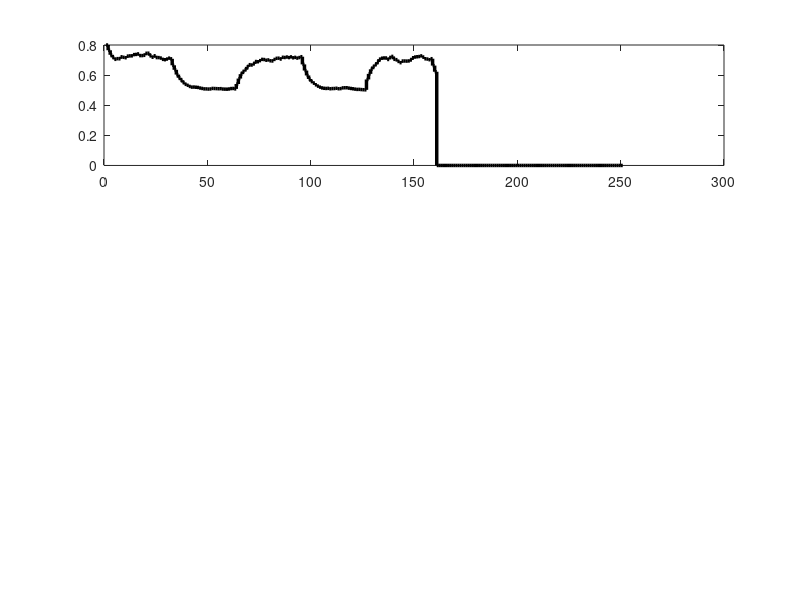

Write MATLAB code to recreate this figure. (Note: this script raises an error after producing the figure.)
clear
close all 
clc

bl = load('baseline.mat');
g  = load('greedy.mat');
d  = load('dual.mat');
d005  = load('dual_005.mat');
d095  = load('dual_095.mat');

% to control figure printing
% false - do not print
% true - print
pPDF = true;
pTIFF = false;
pr = [pPDF, pTIFF];

%% Plotting
inputs = {'u_{choke}','u_{comp}'};
measurements = {'Choke outlet pressure','Reservoir outflow','Compressor inflow','Compressor temperature','Compressor outlet pressure','Compressor efficiency','Compressor head','Compressor Power','Pump inflow','Pump power'};
units = {'P_{choke} [Pa]','q_{res} [m3/s]','q_{comp} [m3/s]','T_{comp} [K]','P_{comp} [Pa]','\nu [-]','H [m]','P_{ow} [W]','q_{pump} [m3/s]','P_{op} [W]'};
scaling = [1e7,1e0,1e0,1e2,1e7,1e0,1e1,1e4,1e-1,1e3];

%% gambiarra para cortar os valores
tEnd = 220;

blThres = 161;
gThres = 161;
dThres = 212;

% inputs (all have the same size)
[temp1,temp2] = size(bl.uOptArray);
bl.uOptArray(:,blThres:end) = zeros(temp1,length(blThres:temp2));
g.uOptArray(:,gThres:end) = zeros(temp1,length(gThres:temp2));
d.uOptArray(:,dThres:end) = zeros(temp1,length(dThres:temp2));
d005.uOptArray(:,dThres:end) = zeros(temp1,length(dThres:temp2));
d095.uOptArray(:,dThres:end) = zeros(temp1,length(dThres:temp2));

% model probability (all have the same size)
[temp3,temp4] = size(bl.modelArrayProb);
bl.modelArrayProb(:,blThres:end) = zeros(temp3,length(blThres:temp4));
g.modelArrayProb(:,gThres:end) = zeros(temp3,length(gThres:temp4));
d.modelArrayProb(:,dThres:end) = zeros(temp3,length(dThres:temp4));
d005.modelArrayProb(:,dThres:end) = zeros(temp3,length(dThres:temp4));
d095.modelArrayProb(:,dThres:end) = zeros(temp3,length(dThres:temp4));

% measurements (all have the same size)
[temp5,temp6] = size(bl.yPlantArray);
bl.yPlantArray(:,3*blThres:end) = zeros(temp5,length(3*blThres:temp6));
g.yPlantArray(:,3*gThres:end) = zeros(temp5,length(3*gThres:temp6));
d.yPlantArray(:,3*dThres:end) = zeros(temp5,length(3*dThres:temp6));
d005.yPlantArray(:,3*dThres:end) = zeros(temp5,length(3*dThres:temp6));
d095.yPlantArray(:,3*dThres:end) = zeros(temp5,length(3*dThres:temp6));

%% 1. Input Comparison (separate)
leg = {'Baseline','Greedy','Dual'};

f1 = figure(1);

    subplot(3,1,1,'FontSize',10)
%         area([0, 50],[1, 1],'FaceColor',[0.5,0.5,0.5],'FaceAlpha',0.2,'LineStyle','none')
%         hold on
%         area([100, 150],[1, 1],'FaceColor',[0.5,0.5,0.5],'FaceAlpha',0.2,'LineStyle','none')
%         area([200, 250],[1, 1],'FaceColor',[0.5,0.5,0.5],'FaceAlpha',0.2,'LineStyle','none')
%         
       
        stairs(1:bl.tEnd + 1,bl.uOptArray(1,:),'k','LineWidth',2.5);
        %
        hold on
        yline(0.7,'Color',[0.7,0.7,0.7]);
        yline(0.6,'Color',[0.7,0.7,0.7]);
        
        ax = gca;
        ax.YGrid = 'on';
        ax.GridLineStyle = '-';
        
        title('Manipulated variable (Baseline)')
        ylabel('v_{ch} [%]','FontSize',10)
        xlabel('SS periods [-]','FontSize',10)
        xlim([1,tEnd])
        ylim([0.5,0.8])
        yticks(0.5:0.1:0.8)
        
    subplot(3,1,2,'FontSize',10)
%         area([0, 50],[1, 1],'FaceColor',[0.5,0.5,0.5],'FaceAlpha',0.2,'LineStyle','none')
%         hold on
%         area([100, 150],[1, 1],'FaceColor',[0.5,0.5,0.5],'FaceAlpha',0.2,'LineStyle','none')
%         area([200, 250],[1, 1],'FaceColor',[0.5,0.5,0.5],'FaceAlpha',0.2,'LineStyle','none')
        stairs(1:g.tEnd + 1,g.uOptArray(1,:),'b','LineWidth',2.5);
        %         
        hold on 
        yline(0.7,'Color',[0.7,0.7,0.7]);
        yline(0.6,'Color',[0.7,0.7,0.7]);
        
        ax = gca;
        ax.YGrid = 'on';
        ax.GridLineStyle = '-';
        
        title('Manipulated variable (Greedy MAP Control)')
        ylabel('v_{ch} [%]','FontSize',10)
        xlabel('SS periods [-]','FontSize',10)
        xlim([1,tEnd])
        ylim([0.5,0.8])
        yticks(0.5:0.1:0.8)
        
    subplot(3,1,3,'FontSize',10)
%         area([0, 50],[1, 1],'FaceColor',[0.5,0.5,0.5],'FaceAlpha',0.2,'LineStyle','none')
%         hold on
%         area([100, 150],[1, 1],'FaceColor',[0.5,0.5,0.5],'FaceAlpha',0.2,'LineStyle','none')
%         area([200, 250],[1, 1],'FaceColor',[0.5,0.5,0.5],'FaceAlpha',0.2,'LineStyle','none')
        h = area((1:d005.tEnd + 1)',[d095.uOptArray(1,:)',d005.uOptArray(1,:)' - d095.uOptArray(1,:)'],'LineStyle','none');
        h(1).FaceColor = [1 1 1];
        h(1).HandleVisibility = 'off';
        h(2).HandleVisibility = 'off';
        h(2).FaceColor = [1 0 0];
        h(2).FaceAlpha = 0.2;        
        hold on 
        yline(0.7,'Color',[0.7,0.7,0.7]);
        yline(0.6,'Color',[0.7,0.7,0.7]);
        
        
        stairs(1:d.tEnd + 1,d.uOptArray(1,:),'rx','LineWidth',0.5);
        
        title('Manipulated variable (Dual Optimal-Information Control)')
        ylabel('v_{ch} [%]','FontSize',10)
        xlabel('SS periods [-]','FontSize',10)
        xlim([1,tEnd])
        ylim([0.5,0.8])
        yticks(0.5:0.1:0.8)

if pr(1)
    print(f1,'Results_Inputs','-dpdf')
end
if pr(2)
    print(f1,'-r1200','-dtiff','Results_Inputs.tif');
end

%% 1.1 Input Comparison (together)
f2 = figure(2);

        plot(1:bl.tEnd + 1,bl.uOptArray(1,:),'-bo','MarkerSize',2);
        hold on
        plot(1:g.tEnd + 1,g.uOptArray(1,:),'-r*','MarkerSize',2);
        plot(1:d.tEnd + 1,d.uOptArray(1,:),'-kd','MarkerSize',2);
        
        title('Input Comparison')
        ylabel('v_{ch} [%]','FontSize',10)
        xlabel('SS periods [-]','FontSize',10)
        xlim([1,tEnd])
        ylim([0.45,0.85])
        legend(leg,'Location','best','FontSize',9)

if pr(1)
    print(f2,'Results_Inputs2','-dpdf')
end
if pr(2)
    print(f2,'-r1200','-dtiff','Results_Inputs2.tif');
end

%% 1.2 Input Comparison (Dual)
f3 = figure(3);
leg2 = {'Dual','\alpha = 0.05','\alpha = 0.95'};

        plot(1:d.tEnd + 1,d.uOptArray(1,:),'kd','MarkerSize',3);
        hold on
        plot(1:d005.tEnd + 1,d005.uOptArray(1,:),':b');
       	plot(1:d095.tEnd + 1,d095.uOptArray(1,:),'--b','MarkerSize',2);

        title('Comparison \alpha')
        ylabel('v_{ch} [%]','FontSize',10)
        xlabel('SS periods [-]','FontSize',10)
        xlim([1,tEnd])
        ylim([0.45,1])
        legend(leg2,'Location','best','FontSize',9)

if pr(1)
    print(f3,'Results_Inputs3','-dpdf')
end
if pr(2)
    print(f3,'-r1200','-dtiff','Results_Inputs3.tif');
end

%% 2. Probability vs. Chosen Model A
f4 = figure(4);
leg3 = {'H','D_1','D_2'};

subplot(3,1,1)
    area([0, 50],[5, 5],'FaceColor',[0.5,0.5,0.5],'FaceAlpha',0.2,'LineStyle','none')
    hold on
    area([100, 150],[5, 5],'FaceColor',[0.5,0.5,0.5],'FaceAlpha',0.2,'LineStyle','none')
    area([200, 250],[5, 5],'FaceColor',[0.5,0.5,0.5],'FaceAlpha',0.2,'LineStyle','none')
    
    stairs(1:bl.tEnd,bl.modelArrayProb(2:end),'k.','MarkerSize',10)
    
    text(25,4,'H','HorizontalAlignment','center')
    text(125,4,'D_1','HorizontalAlignment','center')
    text(210,4,'D_2','HorizontalAlignment','center')
    
    ax = gca;
    ax.YGrid = 'on';
    ax.GridLineStyle = '-';
    
    xlim([0, tEnd])
    ylim([0.5, 4.5])
    yticks([1,2,3])
    yticklabels({'M_1','M_2','M_3'})
    ylabel('Model','FontSize',10)
    xlabel('SS periods [-]')
    title('Model choice (Baseline)')

subplot(3,1,2)
    area([0, 50],[5, 5],'FaceColor',[0.5,0.5,0.5],'FaceAlpha',0.2,'LineStyle','none')
    hold on
    area([100, 150],[5, 5],'FaceColor',[0.5,0.5,0.5],'FaceAlpha',0.2,'LineStyle','none')
    area([200, 250],[5, 5],'FaceColor',[0.5,0.5,0.5],'FaceAlpha',0.2,'LineStyle','none')
    
    %%%%%%%%%% 
    % GAMBIS %
    %%%%%%%%%%
    [~,temp] = max(g.probModelArray);
    temp(gThres:end) = zeros(temp3,length(gThres:temp4));
    stairs(0:g.tEnd,temp,'b.','MarkerSize',10)
    
%     text(25,4,'H','HorizontalAlignment','center')
%     text(125,4,'D_1','HorizontalAlignment','center')
%     text(225,4,'D_2','HorizontalAlignment','center')
%     
    ax = gca;
    ax.YGrid = 'on';
    ax.GridLineStyle = '-';
    
    xlim([0, tEnd])
    ylim([0.5, 4.5])
    yticks([1,2,3])
    yticklabels({'M_1','M_2','M_3'})
    ylabel('Model','FontSize',10)
    xlabel('SS periods [-]')
    title('Model with highest probability (Greedy MAP Control)')
    
subplot(3,1,3)
    area([0, 50],[5, 5],'FaceColor',[0.5,0.5,0.5],'FaceAlpha',0.2,'LineStyle','none')
    hold on
    area([100, 150],[5, 5],'FaceColor',[0.5,0.5,0.5],'FaceAlpha',0.2,'LineStyle','none')
    area([200, 250],[5, 5],'FaceColor',[0.5,0.5,0.5],'FaceAlpha',0.2,'LineStyle','none')
    
    %%%%%%%%%% 
    % GAMBIS %
    %%%%%%%%%%
    [~,temp] = max(d.probModelArray);
    temp(dThres:end) = zeros(temp3,length(dThres:temp4));
    stairs(0:d.tEnd,temp,'r.','MarkerSize',10)
    
%     text(25,4,'H','HorizontalAlignment','center')
%     text(125,4,'D_1','HorizontalAlignment','center')
%     text(225,4,'D_2','HorizontalAlignment','center')
%     
    ax = gca;
    ax.YGrid = 'on';
    ax.GridLineStyle = '-';
    
    xlim([0, tEnd])
    ylim([0.5, 4.5])
    yticks([1,2,3])
    yticklabels({'M_1','M_2','M_3'})
    ylabel('Model','FontSize',10)
    xlabel('SS periods [-]')
    title('Model with highest probability (Dual Optimal-Information Control)')

if pr(1)
    print(f4,'Results_ModelChoice','-dpdf')
end
if pr(2)
    print(f4,'-r1200','-dtiff','Results_ModelChoice.tif');
end

%% 2. Probability vs. Chosen Model B
f5 = figure(5);
leg3 = {'H','D_1','D_2','Stop'};

subplot(3,1,1)
    area([0, 50],[5, 5],'FaceColor',[0.5,0.5,0.5],'FaceAlpha',0.2,'LineStyle','none')
    hold on
    area([100, 150],[5, 5],'FaceColor',[0.5,0.5,0.5],'FaceAlpha',0.2,'LineStyle','none')
    area([200, 250],[5, 5],'FaceColor',[0.5,0.5,0.5],'FaceAlpha',0.2,'LineStyle','none')
    
    stairs(1:bl.tEnd,bl.modelArrayProb(2:end),'k.','MarkerSize',10)
    
    text(25,4,'H','HorizontalAlignment','center')
    text(125,4,'D_1','HorizontalAlignment','center')
    text(210,4,'D_2','HorizontalAlignment','center')
    
    ax = gca;
    ax.YGrid = 'on';
    ax.GridLineStyle = '-';
    
    xlim([0, tEnd])
    ylim([0.5, 4.5])
    yticks([1,2,3])
    yticklabels({'M_1','M_2','M_3'})
    ylabel('Model','FontSize',10)
    xlabel('SS periods [-]')
    title('Model choice (Baseline)')

subplot(3,1,2)    
    area(0:g.tEnd,g.probModelArray')
    
    %%%%%%%%%%
    % GAMBIS %
    %%%%%%%%%%
    hold on
    area([gThres temp4],[2 2],'FaceColor','w')

    yticks(0:0.25:1)
    xlim([0, tEnd])
    ylim([0 1])  
   
    legend(leg3,'FontSize',6,'Location','best')
    xlabel('SS periods [-]')
    title('Model probability (Greedy MAP Control)')
    
subplot(3,1,3)
    area(0:d.tEnd,d.probModelArray')
    
    %%%%%%%%%%
    % GAMBIS %
    %%%%%%%%%%
    hold on
    area([dThres temp4],[2 2],'FaceColor','w')
    
    yticks(0:0.25:1)
    xlim([0, tEnd])
    ylim([0 1])  

    legend(leg3,'FontSize',6,'Location','best')
    xlabel('SS periods [-]')
    title('Model probability (Dual Optimal-Information Control)')

if pr(1)
    print(f5,'Results_ModelChoice_2','-dpdf')
end
if pr(2)
    print(f4,'-r1200','-dtiff','Results_ModelChoice_2.tif');
end

%% 3. Profit Comparison (together)
f6 = figure(6);
    %computing the value
    OF_b = bl.yPlantArray(3,1:3:end)./(bl.yPlantArray(6,1:3:end));
    OF_g = g.yPlantArray(3,1:3:end)./(g.yPlantArray(6,1:3:end));
    OF_d = d.yPlantArray(3,1:3:end)./(d.yPlantArray(6,1:3:end));

    plot(1:bl.tEnd + 1,OF_b,'-bo','MarkerSize',2);
    hold on
    plot(1:g.tEnd + 1,OF_g,'-r*','MarkerSize',2);
    plot(1:d.tEnd + 1,OF_d,'-kd','MarkerSize',2);

    title('Comparison (Economic OF)')
    ylabel('J','FontSize',10)
    xlabel('SS periods [-]','FontSize',10)
    xlim([1,tEnd])
    legend(leg,'Location','best','FontSize',9)

if pr(1)
    print(f6,'Results_Profit','-dpdf')
end
if pr(2)
    print(f6,'-r1200','-dtiff','Results_Profit.tif');
end

%% 3. Profit Comparison (alone)

f7 = figure(7);

%%%%%%%%%%
% GAMBIS %
%%%%%%%%%%
pDif_1 = [];
pDif_2 = [];

for ii = 1:length(OF_b)
    if ~isnan(OF_b(ii))
        pDif_1 = [pDif_1, (OF_g(ii) - OF_b(ii))]; % greedy
        pDif_2 = [pDif_2, (OF_d(ii) - OF_b(ii))]; % dual
 
    else
        % greedy
        if ~isnan(OF_g(ii))
            pDif_1 = [pDif_1, OF_g(ii)]; 
        else
            pDif_1 = [pDif_1, 0]; 
        end
        
        %dual
        if ~isnan(OF_d(ii))
            pDif_2 = [pDif_2, OF_d(ii)]; 
        else
            pDif_2 = [pDif_2, 0];
        end
    end
end


subplot(3,1,1), 
    plot(1:g.tEnd + 1,pDif_1,'-bo','MarkerSize',5)
    hold on
    plot(1:d.tEnd + 1,pDif_2,'-rd','MarkerSize',5)
    %hold on 
    %a = area([blThres + 1 dThres + 1],[100 100],'FaceColor','r');
    % a.FaceAlpha = 0.2;
    
    grid on
    title('Objective function difference')
    ylabel('\phi diff. [%]','FontSize',10)
    xlabel('SS periods [-]','FontSize',10)
    xlim([1,tEnd])
    
    leg = {'ECM - baseline','JSDR - baseline'}; 
    legend(leg,'Location','best','FontSize',9)

if pr(1)
    print(f7,'Results_Profit','-dpdf')
end
if pr(2)
    print(f7,'-r1200','-dtiff','Results_Profit.tif');
end